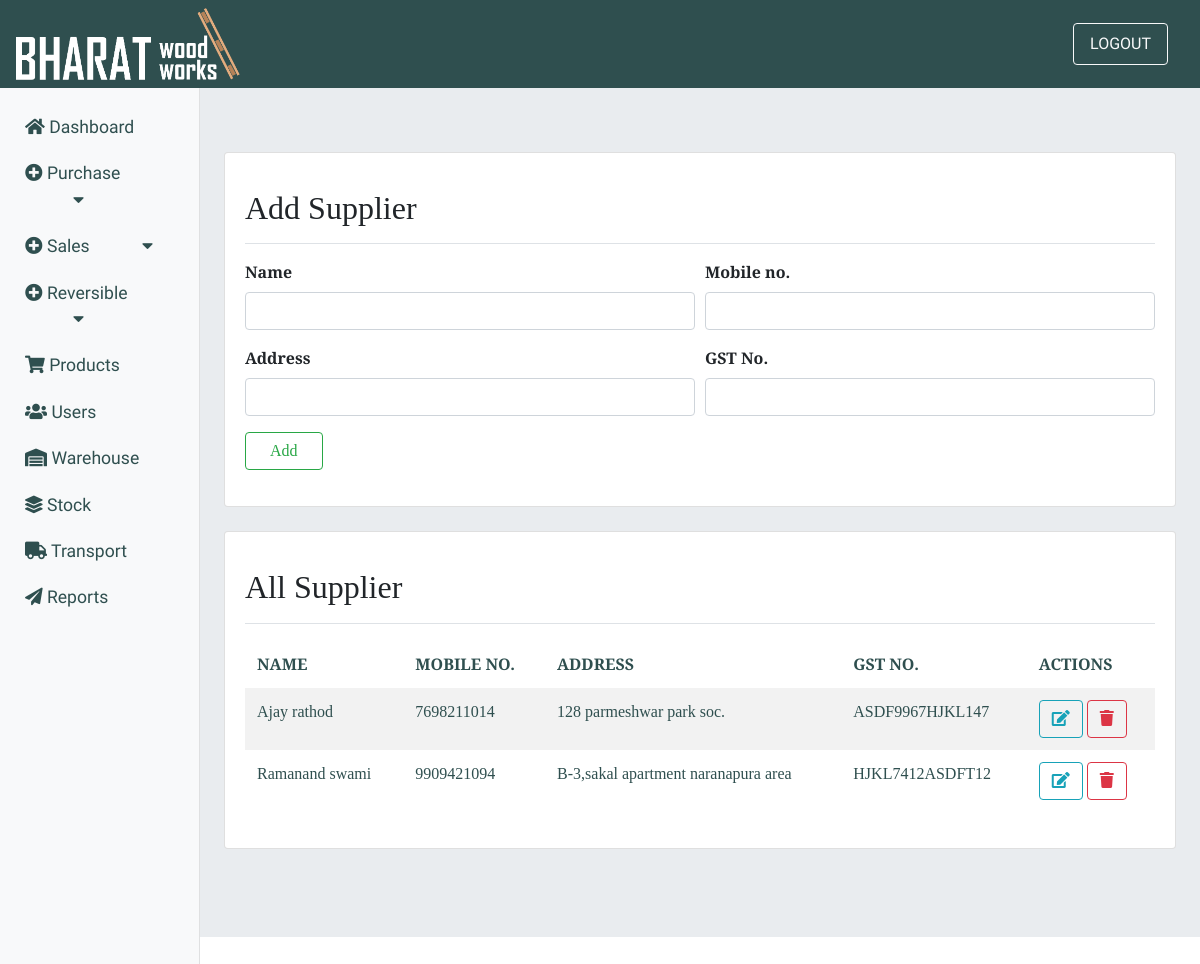
The page /supplier/ (signed in) on the database its author committed.
### purchase/models.py (models this page shows, shortened)
class Supplier(models.Model):
    alphanumeric = RegexValidator(r'^[0-9a-zA-Z]*$', 'Only alphanumeric characters are allowed.')
    supplier_name = models.CharField(max_length=40,blank=True)
    mobile     = models.CharField(max_length=13,blank=True)
    address     = models.TextField(max_length=70)
    area = models.ForeignKey(Area,on_delete=models.DO_NOTHING,null=True,blank=False)
    gst_no = models.CharField(max_length=50, blank=True, null=True, validators=[alphanumeric])
    is_active       = models.BooleanField(default=True)

### purchase/views.py (the view)
# urls.py: path('supplier/', views.supplier_view, name='supplier'),
@login_required(login_url='login')
def supplier_view(request):
    supp_form = SupplierForm()
    supplier_data = Supplier.objects.all()
    context = {'supplier': supp_form, 'supplier_data': supplier_data}
    if request.POST:
        supp_form = SupplierForm(request.POST)
        if supp_form.is_valid():
            messages.success(request, 'New supplier added')
            supp_form.save()
            return redirect('supplier')
    return render(request, 'purchase/supplier.html', context)

### purchase/forms.py
class SupplierForm(forms.ModelForm):
    gst_no = forms.CharField(widget = forms.TextInput(attrs= {'class':'form-control','type':'text','pattern':'[0-9,A-Z]{15}','title':'Please enter valid GST no'}))
    mobile  = forms.CharField(widget = forms.TextInput(attrs= {'class':'form-control','type':'tel','pattern':'[0-9]{10}','title':'Please enter valid Mobile no'}))
    supplier_name = forms.CharField(widget = forms.TextInput(attrs= {'class':'form-control','type':'text'}))
    address = forms.CharField(widget = forms.TextInput(attrs= {'class':'form-control','type':'textarea'}))
    class Meta():
        model = Supplier
        fields = ('supplier_name','mobile','address','gst_no')

### purchase/templates/purchase/supplier.html (shortened to what this page needs)
{% extends 'inventory/main.html' %}
{% block content %}
<div class="card mb-4">
    <div class="card-body">
        <div
            class="d-flex justify-content-between flex-wrap flex-md-nowrap align-items-center pt-3 pb-2 mb-3 border-bottom">
            <h1 class="h2">Add Supplier</h1>
        </div>
        <form method="POST">
            <div class="form-row">
                <div class="col-sm-6 mb-3">
                    <label class="font-weight-bold">Name</label>
                    {{ supplier.supplier_name  }}
                </div>
                <div class="col-sm-6 mb-3">
                    <label class="font-weight-bold">Mobile no.</label>
                    {{ supplier.mobile }}
                </div>
            </div>
            <div class="form-row">
                <div class="col-sm-6 mb-3">
                    <label class="font-weight-bold">Address</label>
                    {{ supplier.address }}
                </div>
                <div class="col-sm-6 mb-3">
                    <label class="font-weight-bold">GST No.</label>
                    {{ supplier.gst_no }}
                </div>
            </div>
            <button class="btn btn-outline-success mb-3 px-4" type="submit">Add</button>
        </form>
    </div>
</div>
<div class="card mb-4">
    <div class="card-body">
        <div
            class="d-flex justify-content-between flex-wrap flex-md-nowrap align-items-center pt-3 pb-2 mb-3 border-bottom">
            <h1 class="h2">All Supplier</h1>
        </div>
        <table class="table table-striped table-borderless" data-toggle="table" data-search="true"
            data-show-toggle="true" data-show-fullscreen="true" data-show-columns="true">
            <thead>
                <tr>
                    <th>NAME</th>
                    <th>MOBILE NO.</th>
                    <th>ADDRESS</th>
                    <th>GST NO.</th>
                    <th>ACTIONS</th>
                </tr>
            </thead>
            <tbody>
                {% for sup in supplier_data %}
                {% if sup.is_active == True %}
                <tr>
                    <td>{{sup.supplier_name}}</td>
                    <td>{{sup.mobile}}</td>
                    <td>{{sup.address}}</td>
                    <td>{{sup.gst_no}}</td>
                    <td>
                        <a href="#" class="btn btn-outline-info" data-toggle="modal"
                            data-target="#modaledit{{ sup.id }}">
                            <i class="fas fa-edit"></i>
                        </a>
                        <button type="button" class="btn btn-outline-danger" data-toggle="modal"
                            data-target="#deleteModal{{ sup.id }}">
                            <i class="fas fa-trash"></i>
                        </button>
                    </td>
                </tr>
                {% endif %}
                {% endfor %}
            </tbody>
        </table>
    </div>
</div>
{% endblock %}

### static/css/dashboard.css (style rules this page uses)
:root { --Sniglet-font: "Sniglet", cursive; --Rubik: "Rubik", cursive; --Patua: "Patua One", cursive; --Lobster: "lobster", cursive; --Merriweather: "Merriweather Sans", cursive; --light-black: #2e2c2caf; --bggradient: linear-gradient(to bottom, #ff5733, #ffffff); --light-gray: rgba(255, 255, 255, 0.877); }
tr, td { color: darkslategrey; }

### rows shown on the page
Supplier: supplier_name "Ajay rathod", mobile "7698211014", address "128 parmeshwar park soc.", gst_no "ASDF9967HJKL147"
Supplier: supplier_name "Ramanand swami", mobile "9909421094", address "B-3,sakal apartment naranapura area", gst_no "HJKL7412ASDFT12"
